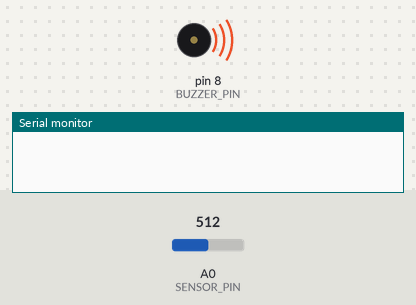
A sketch run on a simulated Arduino Uno, built with avr-gcc and run on an emulated ATmega328P. Parts: buzzer (waves = sounding, pin HIGH), the last lines printed to the serial monitor. The test bench sets the inputs (shaded band); at power-on: A0 (SENSOR_PIN) = 512.

Above: at 0.1 s.
At 40.6 s:
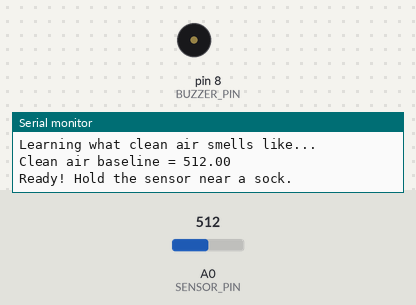
Timing chart, 0 to 42.1 s (numbered marks = the images above):
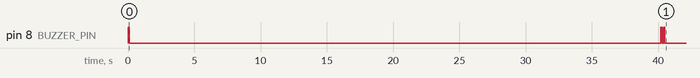

The sketch:

stink_sensor.ino
```cpp
// SniffCheck - Stink Sensor (version 2, with buzzer)
// Arduino UNO R4 WiFi + Grove Base Shield
// Grove Air Quality Sensor on A0, Grove Buzzer on D8.
// Learns what clean air smells like at startup, then prints a
// Stink Score from 0 (fresh) to 100 (biohazard) over USB serial.

const int SENSOR_PIN = A0;
const int BUZZER_PIN = 8;
const int WARMUP_SECONDS = 30;
const int CALIBRATE_SAMPLES = 50;

float baseline = 0;

// average 10 quick readings so the number is less jumpy
int readSensor() {
  long total = 0;
  for (int i = 0; i < 10; i++) {
    total += analogRead(SENSOR_PIN);
    delay(10);
  }
  return total / 10;
}

void beep(int ms) {
  digitalWrite(BUZZER_PIN, HIGH);
  delay(ms);
  digitalWrite(BUZZER_PIN, LOW);
}

void setup() {
  pinMode(BUZZER_PIN, OUTPUT);
  Serial.begin(9600);
  while (!Serial && millis() < 5000) { }

  beep(100);  // short beep = "I'm on!"

  Serial.println("Stink Sensor starting...");
  Serial.println("Warming up - keep the sensor in fresh air!");
  for (int s = WARMUP_SECONDS; s > 0; s--) {
    Serial.print("Warming up: ");
    Serial.print(s);
    Serial.println(" seconds left");
    delay(1000);
  }

  Serial.println("Learning what clean air smells like...");
  long total = 0;
  for (int i = 0; i < CALIBRATE_SAMPLES; i++) {
    total += readSensor();
    delay(100);
  }
  baseline = (float)total / CALIBRATE_SAMPLES;
  if (baseline < 1) baseline = 1;

  Serial.print("Clean air baseline = ");
  Serial.println(baseline);
  Serial.println("Ready! Hold the sensor near a sock.");
  beep(100); delay(100); beep(100);  // two beeps = "ready"
}

void loop() {
  int raw = readSensor();
  float ratio = raw / baseline;  // 1.0 = same as clean air

  // ratio 1.0 -> score 0, ratio 2.5 -> score 100
  int score = (int)((ratio - 1.0) / 1.5 * 100.0);
  if (score < 0) score = 0;
  if (score > 100) score = 100;

  String verdict;
  if (score < 20)      verdict = "Fresh";
  else if (score < 50) verdict = "Hmm...";
  else if (score < 80) verdict = "Stinky";
  else                 verdict = "BIOHAZARD";

  // The web app reads this line
  Serial.print("raw=");
  Serial.print(raw);
  Serial.print(" score=");
  Serial.print(score);
  Serial.print(" verdict=");
  Serial.println(verdict);

  // Alerts for people who can't smell
  if (score >= 80) {
    beep(300);   // long beep = biohazard
  } else if (score >= 50) {
    beep(60);    // short beep = stinky
  }

  delay(500);
}
```
